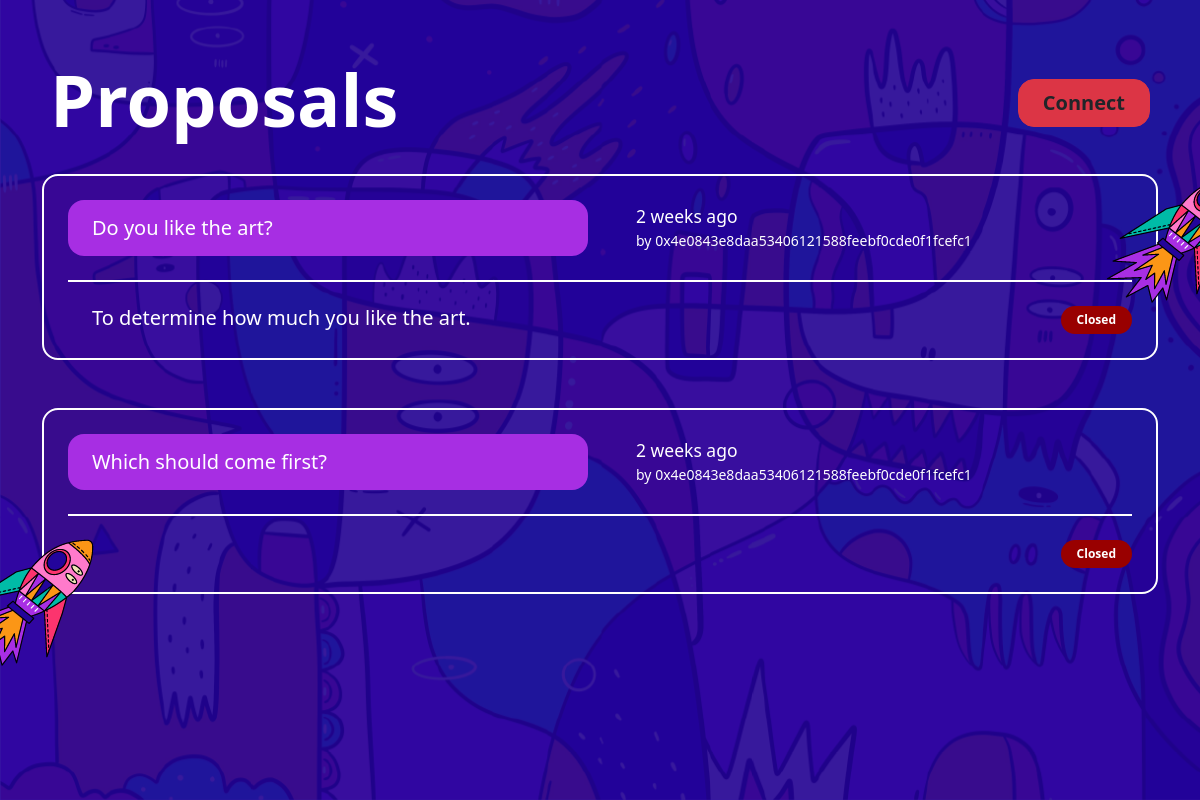
The page / on the database its author committed.
### tables this page shows
CREATE TABLE `proposals` (
  `id` int(11) NOT NULL,
  `title` text NOT NULL,
  `description` text NOT NULL,
  `end_date` datetime NOT NULL,
  `publisher` varchar(42) NOT NULL,
  `created_at` datetime NOT NULL DEFAULT current_timestamp()
);

### application/controllers/Proposal.php (called while the page is built, shortened)
<?php
class Proposal extends CI_Controller
{
    public function __construct()
    {
        $this->load->model('Proposal_model');
        $this->load->model('Admin_model');
        $this->load->library('form_validation');
    }
    public function index()
    {
        $data['proposals'] = $this->Proposal_model->getAllProposal();
        $this->load->view('templates/header');
        $this->load->view('proposal/index', $data);
        $this->load->view('templates/footer');
    }
}

### index.php (called while the page is built, shortened)
<?php
require_once BASEPATH . 'core/CodeIgniter.php';

### application/models/Proposal_model.php (called while the page is built, shortened)
<?php
class Proposal_model extends CI_Model
{
    public function getAllProposal()
    {
        $this->db->order_by("created_at", "desc");
        return $this->db->get('proposals')->result_array();
    }
}

### application/views/proposal/index.php (the view, shortened to what this page needs)
<div class="bg-wrapper blue-mask" style="background-image: url('<?php echo base_url() . 'assets/theme/dist/img/bg-1.png' ?>');">
    <div id="proposal-page" class="py-5">
        <div class="container">
            <?php
            function time_elapsed_string($datetime, $full = false)
            {
                $now = new DateTime;
                $ago = new DateTime($datetime);
                $diff = $now->diff($ago);
                $diff->w = floor($diff->d / 7);
                $diff->d -= $diff->w * 7;
                $string = array(
                    'y' => 'year',
                    'm' => 'month',
                    'w' => 'week',
                    'd' => 'day',
                    'h' => 'hour',
                    'i' => 'minute',
                    's' => 'second',
                );
                foreach ($string as $k => &$v) {
                    if ($diff->$k) {
                        $v = $diff->$k . ' ' . $v . ($diff->$k > 1 ? 's' : '');
                    } else {
                        unset($string[$k]);
                    }
                }
                if (!$full) $string = array_slice($string, 0, 1);
                return $string ? implode(', ', $string) . ' ago' : 'just now';
            }
            ?>
            <div class="mb-3 d-flex align-items-center bd-highlight">
                <div class="p-2 flex-grow-1 bd-highlight">
                    <h1 class="text-white fw-bolder display-2">Proposals</h1>
                </div>
                <div class="p-2 bd-highlight">
                    <button class="px-4 btn btn-red text-dark btn-lg" id="btn-login">Connect</button>
                </div>
            </div>
            <div id="proposal-cards">
                <?php foreach ($proposals as $proposal) : ?>
                    <div id="proposal-card" class="border border-2 border-white rounded-3 px-4 py-4 mb-5 text-white">
                        <div class="row align-items-center">
                            <div class="col-sm-6">
                                <h5 class="my-0"><span class="bg-purple text-white px-4 py-3 d-block text-start fw-medium rounded-3"><?= $proposal['title'] ?></span></h5>
                            </div>
                            <div class="col-sm-6 mt-3 mt-lg-0">
                                <div class="px-4">
                                    <h5 class="my-0"><small><?= time_elapsed_string($proposal['created_at']) ?></small></h5>
                                    <p class="my-0 fw-light"><small><?= "by " . $proposal['publisher']  ?></small></p>
                                </div>
                            </div>
                        </div>
                        <div class="row">
                            <div class="col-sm-12">
                                <div class="border-bottom border-2 border-white my-4"></div>
                            </div>
                            <div class="col-sm-10">
                                <p class="my-0 px-4 h5 fw-medium"><?= strlen($proposal['description']) > 120 ? substr($proposal['description'], 0, 120) . "..." : $proposal['description']  ?></p>
                            </div>
                            <div class="col-sm-2 text-end">
                                <?php date_default_timezone_set('Asia/Jakarta');
                                if (new DateTime() > new DateTime($proposal['end_date'])) : ?>
                                    <span class="px-3 py-2 badge rounded-pill" style="background: #990000;">Closed</span>
                                <?php else : ?>
                                    <span class="px-3 py-2 badge rounded-pill" style="background: #4cbb17;">Open</span>
                                <?php endif; ?>
                            </div>
                        </div>
                    </div>
                <?php endforeach; ?>
            </div>
        </div>
    </div>
</div>

### application/views/templates/header.php (shortened to what this page needs)
<!DOCTYPE html>
<html lang="en">
<head>
	<link rel="stylesheet" type="text/css" href="<?= base_url() ?>assets/theme/dist/css/bootstrap.css" />
	<link href="https://unpkg.com/gijgo@1.9.13/css/gijgo.min.css" rel="stylesheet" type="text/css" />
	<link rel="stylesheet" href="https://cdnjs.cloudflare.com/ajax/libs/font-awesome/6.0.0-beta3/css/all.min.css" />
	<link rel="stylesheet" type="text/css" href="<?= base_url() ?>assets/css/style.css" />
</head>
<body>

### application/views/templates/footer.php (shortened to what this page needs)
</body>
</html>

### rows shown on the page
proposals: title "Do you like the art?", created_at "2 weeks ago", publisher "0x4e0843e8daa53406121588feebf0cde0f1fcefc1", description "To determine how much you like the art.", shows "Closed"
proposals: title "Which should come first?", created_at "2 weeks ago", publisher "0x4e0843e8daa53406121588feebf0cde0f1fcefc1", shows "Closed"
